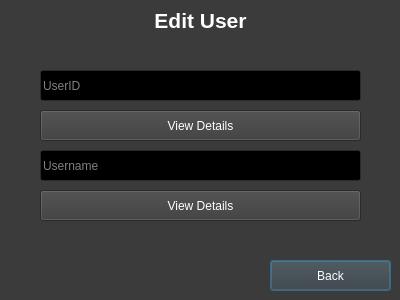
<?xml version="1.0" encoding="UTF-8"?>
<ui version="4.0">
 <class>edituser</class>
 <widget class="QDialog" name="edituser">
  <property name="geometry">
   <rect>
    <x>0</x>
    <y>0</y>
    <width>400</width>
    <height>300</height>
   </rect>
  </property>
  <property name="palette">
   <palette>
    <active>
     <colorrole role="WindowText">
      <brush brushstyle="SolidPattern">
       <color alpha="255">
        <red>255</red>
        <green>255</green>
        <blue>255</blue>
       </color>
      </brush>
     </colorrole>
     <colorrole role="Button">
      <brush brushstyle="SolidPattern">
       <color alpha="255">
        <red>59</red>
        <green>59</green>
        <blue>59</blue>
       </color>
      </brush>
     </colorrole>
     <colorrole role="Light">
      <brush brushstyle="SolidPattern">
       <color alpha="255">
        <red>88</red>
        <green>88</green>
        <blue>88</blue>
       </color>
      </brush>
     </colorrole>
     <colorrole role="Midlight">
      <brush brushstyle="SolidPattern">
       <color alpha="255">
        <red>73</red>
        <green>73</green>
        <blue>73</blue>
       </color>
      </brush>
     </colorrole>
     <colorrole role="Dark">
      <brush brushstyle="SolidPattern">
       <color alpha="255">
        <red>29</red>
        <green>29</green>
        <blue>29</blue>
       </color>
      </brush>
     </colorrole>
     <colorrole role="Mid">
      <brush brushstyle="SolidPattern">
       <color alpha="255">
        <red>39</red>
        <green>39</green>
        <blue>39</blue>
       </color>
      </brush>
     </colorrole>
     <colorrole role="Text">
      <brush brushstyle="SolidPattern">
       <color alpha="255">
        <red>255</red>
        <green>255</green>
        <blue>255</blue>
       </color>
      </brush>
     </colorrole>
     <colorrole role="BrightText">
      <brush brushstyle="SolidPattern">
       <color alpha="255">
        <red>255</red>
        <green>255</green>
        <blue>255</blue>
       </color>
      </brush>
     </colorrole>
     <colorrole role="ButtonText">
      <brush brushstyle="SolidPattern">
       <color alpha="255">
        <red>255</red>
        <green>255</green>
        <blue>255</blue>
       </color>
      </brush>
     </colorrole>
     <colorrole role="Base">
      <brush brushstyle="SolidPattern">
       <color alpha="255">
        <red>0</red>
        <green>0</green>
        <blue>0</blue>
       </color>
      </brush>
     </colorrole>
     <colorrole role="Window">
      <brush brushstyle="SolidPattern">
       <color alpha="255">
        <red>59</red>
        <green>59</green>
        <blue>59</blue>
       </color>
      </brush>
     </colorrole>
     <colorrole role="Shadow">
      <brush brushstyle="SolidPattern">
       <color alpha="255">
        <red>0</red>
        <green>0</green>
        <blue>0</blue>
       </color>
      </brush>
     </colorrole>
     <colorrole role="AlternateBase">
      <brush brushstyle="SolidPattern">
       <color alpha="255">
        <red>29</red>
        <green>29</green>
        <blue>29</blue>
       </color>
      </brush>
     </colorrole>
     <colorrole role="ToolTipBase">
      <brush brushstyle="SolidPattern">
       <color alpha="255">
        <red>255</red>
        <green>255</green>
        <blue>220</blue>
       </color>
      </brush>
     </colorrole>
     <colorrole role="ToolTipText">
      <brush brushstyle="SolidPattern">
       <color alpha="255">
        <red>0</red>
        <green>0</green>
        <blue>0</blue>
       </color>
      </brush>
     </colorrole>
    </active>
    <inactive>
     <colorrole role="WindowText">
      <brush brushstyle="SolidPattern">
       <color alpha="255">
        <red>255</red>
        <green>255</green>
        <blue>255</blue>
       </color>
      </brush>
     </colorrole>
     <colorrole role="Button">
      <brush brushstyle="SolidPattern">
       <color alpha="255">
        <red>59</red>
        <green>59</green>
        <blue>59</blue>
       </color>
      </brush>
     </colorrole>
     <colorrole role="Light">
      <brush brushstyle="SolidPattern">
       <color alpha="255">
        <red>88</red>
        <green>88</green>
        <blue>88</blue>
       </color>
      </brush>
     </colorrole>
     <colorrole role="Midlight">
      <brush brushstyle="SolidPattern">
       <color alpha="255">
        <red>73</red>
        <green>73</green>
        <blue>73</blue>
       </color>
      </brush>
     </colorrole>
     <colorrole role="Dark">
      <brush brushstyle="SolidPattern">
       <color alpha="255">
        <red>29</red>
        <green>29</green>
        <blue>29</blue>
       </color>
      </brush>
     </colorrole>
     <colorrole role="Mid">
      <brush brushstyle="SolidPattern">
       <color alpha="255">
        <red>39</red>
        <green>39</green>
        <blue>39</blue>
       </color>
      </brush>
     </colorrole>
     <colorrole role="Text">
      <brush brushstyle="SolidPattern">
       <color alpha="255">
        <red>255</red>
        <green>255</green>
        <blue>255</blue>
       </color>
      </brush>
     </colorrole>
     <colorrole role="BrightText">
      <brush brushstyle="SolidPattern">
       <color alpha="255">
        <red>255</red>
        <green>255</green>
        <blue>255</blue>
       </color>
      </brush>
     </colorrole>
     <colorrole role="ButtonText">
      <brush brushstyle="SolidPattern">
       <color alpha="255">
        <red>255</red>
        <green>255</green>
        <blue>255</blue>
       </color>
      </brush>
     </colorrole>
     <colorrole role="Base">
      <brush brushstyle="SolidPattern">
       <color alpha="255">
        <red>0</red>
        <green>0</green>
        <blue>0</blue>
       </color>
      </brush>
     </colorrole>
     <colorrole role="Window">
      <brush brushstyle="SolidPattern">
       <color alpha="255">
        <red>59</red>
        <green>59</green>
        <blue>59</blue>
       </color>
      </brush>
     </colorrole>
     <colorrole role="Shadow">
      <brush brushstyle="SolidPattern">
       <color alpha="255">
        <red>0</red>
        <green>0</green>
        <blue>0</blue>
       </color>
      </brush>
     </colorrole>
     <colorrole role="AlternateBase">
      <brush brushstyle="SolidPattern">
       <color alpha="255">
        <red>29</red>
        <green>29</green>
        <blue>29</blue>
       </color>
      </brush>
     </colorrole>
     <colorrole role="ToolTipBase">
      <brush brushstyle="SolidPattern">
       <color alpha="255">
        <red>255</red>
        <green>255</green>
        <blue>220</blue>
       </color>
      </brush>
     </colorrole>
     <colorrole role="ToolTipText">
      <brush brushstyle="SolidPattern">
       <color alpha="255">
        <red>0</red>
        <green>0</green>
        <blue>0</blue>
       </color>
      </brush>
     </colorrole>
    </inactive>
    <disabled>
     <colorrole role="WindowText">
      <brush brushstyle="SolidPattern">
       <color alpha="255">
        <red>29</red>
        <green>29</green>
        <blue>29</blue>
       </color>
      </brush>
     </colorrole>
     <colorrole role="Button">
      <brush brushstyle="SolidPattern">
       <color alpha="255">
        <red>59</red>
        <green>59</green>
        <blue>59</blue>
       </color>
      </brush>
     </colorrole>
     <colorrole role="Light">
      <brush brushstyle="SolidPattern">
       <color alpha="255">
        <red>88</red>
        <green>88</green>
        <blue>88</blue>
       </color>
      </brush>
     </colorrole>
     <colorrole role="Midlight">
      <brush brushstyle="SolidPattern">
       <color alpha="255">
        <red>73</red>
        <green>73</green>
        <blue>73</blue>
       </color>
      </brush>
     </colorrole>
     <colorrole role="Dark">
      <brush brushstyle="SolidPattern">
       <color alpha="255">
        <red>29</red>
        <green>29</green>
        <blue>29</blue>
       </color>
      </brush>
     </colorrole>
     <colorrole role="Mid">
      <brush brushstyle="SolidPattern">
       <color alpha="255">
        <red>39</red>
        <green>39</green>
        <blue>39</blue>
       </color>
      </brush>
     </colorrole>
     <colorrole role="Text">
      <brush brushstyle="SolidPattern">
       <color alpha="255">
        <red>29</red>
        <green>29</green>
        <blue>29</blue>
       </color>
      </brush>
     </colorrole>
     <colorrole role="BrightText">
      <brush brushstyle="SolidPattern">
       <color alpha="255">
        <red>255</red>
        <green>255</green>
        <blue>255</blue>
       </color>
      </brush>
     </colorrole>
     <colorrole role="ButtonText">
      <brush brushstyle="SolidPattern">
       <color alpha="255">
        <red>29</red>
        <green>29</green>
        <blue>29</blue>
       </color>
      </brush>
     </colorrole>
     <colorrole role="Base">
      <brush brushstyle="SolidPattern">
       <color alpha="255">
        <red>59</red>
        <green>59</green>
        <blue>59</blue>
       </color>
      </brush>
     </colorrole>
     <colorrole role="Window">
      <brush brushstyle="SolidPattern">
       <color alpha="255">
        <red>59</red>
        <green>59</green>
        <blue>59</blue>
       </color>
      </brush>
     </colorrole>
     <colorrole role="Shadow">
      <brush brushstyle="SolidPattern">
       <color alpha="255">
        <red>0</red>
        <green>0</green>
        <blue>0</blue>
       </color>
      </brush>
     </colorrole>
     <colorrole role="AlternateBase">
      <brush brushstyle="SolidPattern">
       <color alpha="255">
        <red>59</red>
        <green>59</green>
        <blue>59</blue>
       </color>
      </brush>
     </colorrole>
     <colorrole role="ToolTipBase">
      <brush brushstyle="SolidPattern">
       <color alpha="255">
        <red>255</red>
        <green>255</green>
        <blue>220</blue>
       </color>
      </brush>
     </colorrole>
     <colorrole role="ToolTipText">
      <brush brushstyle="SolidPattern">
       <color alpha="255">
        <red>0</red>
        <green>0</green>
        <blue>0</blue>
       </color>
      </brush>
     </colorrole>
    </disabled>
   </palette>
  </property>
  <property name="windowTitle">
   <string>Edit User</string>
  </property>
  <widget class="QLabel" name="label">
   <property name="geometry">
    <rect>
     <x>0</x>
     <y>0</y>
     <width>401</width>
     <height>41</height>
    </rect>
   </property>
   <property name="text">
    <string>&lt;html&gt;&lt;head/&gt;&lt;body&gt;&lt;p align=&quot;center&quot;&gt;&lt;span style=&quot; font-size:16pt; font-weight:600;&quot;&gt;Edit User&lt;/span&gt;&lt;/p&gt;&lt;/body&gt;&lt;/html&gt;</string>
   </property>
  </widget>
  <widget class="QPushButton" name="backbutton">
   <property name="geometry">
    <rect>
     <x>270</x>
     <y>260</y>
     <width>121</width>
     <height>31</height>
    </rect>
   </property>
   <property name="styleSheet">
    <string notr="true">font: 14pt &quot;Verdana&quot;;</string>
   </property>
   <property name="text">
    <string>Back</string>
   </property>
  </widget>
  <widget class="QLineEdit" name="useridbox">
   <property name="geometry">
    <rect>
     <x>40</x>
     <y>70</y>
     <width>321</width>
     <height>31</height>
    </rect>
   </property>
   <property name="styleSheet">
    <string notr="true">font: 14pt &quot;Verdana&quot;;</string>
   </property>
   <property name="text">
    <string/>
   </property>
   <property name="placeholderText">
    <string>UserID</string>
   </property>
  </widget>
  <widget class="QPushButton" name="viewbutton">
   <property name="geometry">
    <rect>
     <x>40</x>
     <y>110</y>
     <width>321</width>
     <height>31</height>
    </rect>
   </property>
   <property name="styleSheet">
    <string notr="true">font: 14pt &quot;Verdana&quot;;</string>
   </property>
   <property name="text">
    <string>View Details</string>
   </property>
  </widget>
  <widget class="QPushButton" name="viewbutton2">
   <property name="geometry">
    <rect>
     <x>40</x>
     <y>190</y>
     <width>321</width>
     <height>31</height>
    </rect>
   </property>
   <property name="styleSheet">
    <string notr="true">font: 14pt &quot;Verdana&quot;;</string>
   </property>
   <property name="text">
    <string>View Details</string>
   </property>
  </widget>
  <widget class="QLineEdit" name="usernamebox">
   <property name="geometry">
    <rect>
     <x>40</x>
     <y>150</y>
     <width>321</width>
     <height>31</height>
    </rect>
   </property>
   <property name="styleSheet">
    <string notr="true">font: 14pt &quot;Verdana&quot;;</string>
   </property>
   <property name="text">
    <string/>
   </property>
   <property name="placeholderText">
    <string>Username</string>
   </property>
  </widget>
 </widget>
 <resources/>
 <connections>
  <connection>
   <sender>viewbutton</sender>
   <signal>clicked()</signal>
   <receiver>edituser</receiver>
   <slot>view()</slot>
   <hints>
    <hint type="sourcelabel">
     <x>331</x>
     <y>134</y>
    </hint>
    <hint type="destinationlabel">
     <x>376</x>
     <y>112</y>
    </hint>
   </hints>
  </connection>
  <connection>
   <sender>viewbutton2</sender>
   <signal>clicked()</signal>
   <receiver>edituser</receiver>
   <slot>view()</slot>
   <hints>
    <hint type="sourcelabel">
     <x>310</x>
     <y>212</y>
    </hint>
    <hint type="destinationlabel">
     <x>377</x>
     <y>189</y>
    </hint>
   </hints>
  </connection>
  <connection>
   <sender>backbutton</sender>
   <signal>clicked()</signal>
   <receiver>edituser</receiver>
   <slot>back()</slot>
   <hints>
    <hint type="sourcelabel">
     <x>300</x>
     <y>269</y>
    </hint>
    <hint type="destinationlabel">
     <x>232</x>
     <y>261</y>
    </hint>
   </hints>
  </connection>
 </connections>
 <slots>
  <slot>view()</slot>
  <slot>back()</slot>
 </slots>
</ui>
